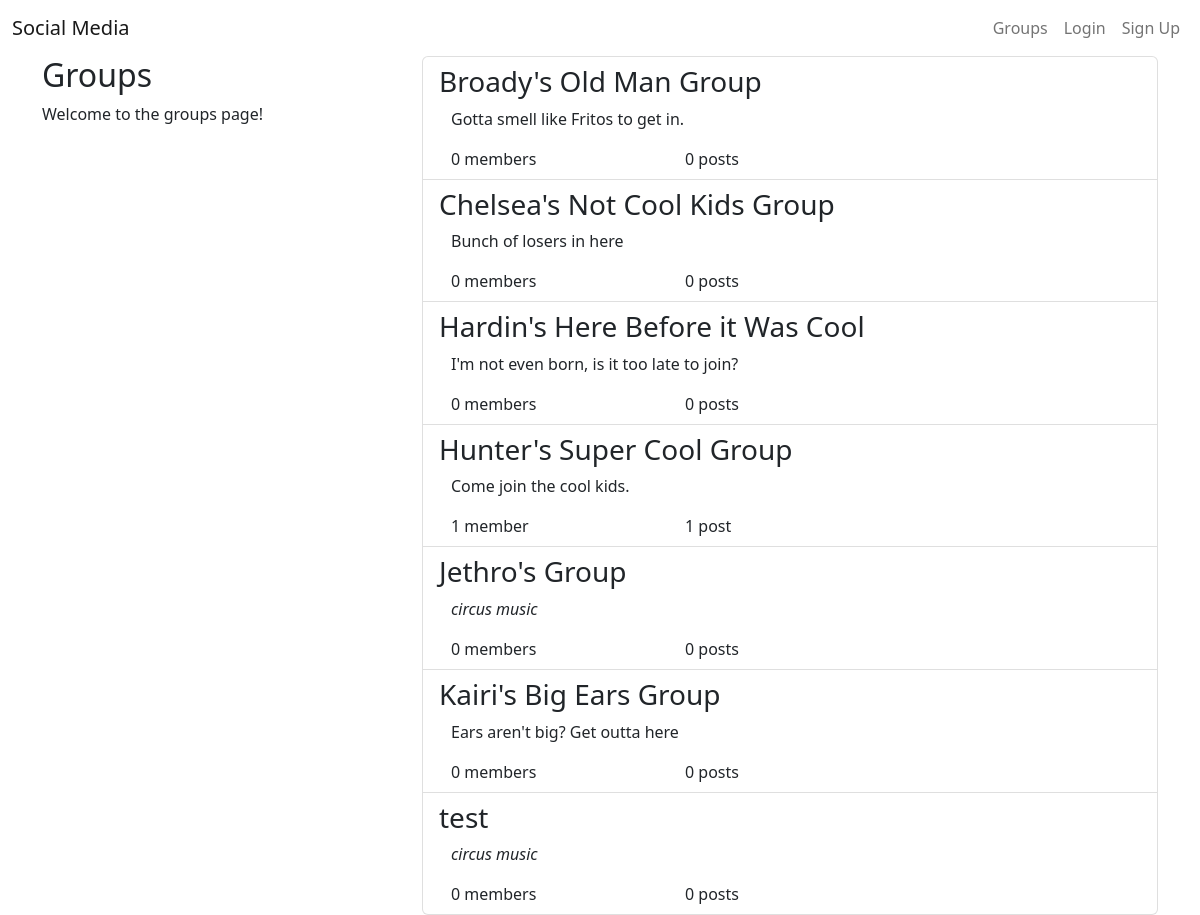
Page /group/ on the committed database.
### group/models.py (models this page shows, shortened)
class Group(models.Model):
    name = models.CharField(max_length=255, unique=True)
    slug = models.SlugField(allow_unicode=True, unique=True)
    description = models.TextField(default='', blank=True)
    description_html = models.TextField(editable=False, default='', blank=True)
    members = models.ManyToManyField(User, through='GroupMember')
    class Meta:
        ordering = ['name']

### group/views.py (the view)
# urls.py: path('', views.ListGroups.as_view(), name='list-group'),
class ListGroups(ListView):
    model = Group

### group/templates/group/group_list.html (shortened to what this page needs)
{% extends 'group/group_base.html' %}
{% block pregroup %}
<div class="col-md-4">
    <div class="content">
        <h2>Groups</h2>
        <p>Welcome to the groups page!</p>
    </div>
</div>
{% endblock pregroup %}
{% block group_content %}
<div class="col-md-8">
    <div class="list-group">
        {% for group in group_list %}
        <a class="list-group-item" href="{% url 'group:single-group' group.slug %}">
            <h3 class="title list-group-item-heading">{{ group.name }}</h3>
            <div class="list-group-item-text container-fluid">
                {{ group.description_html|safe }}
                <div class="row">
                    <div class="col-md-4">
                        {{ group.members.count }}
                        member{{ group.members.count|pluralize }}
                    </div>
                    <div class="col-md-4">
                        {{ group.post.count }}
                        post{{ group.post.count|pluralize }}
                    </div>
                </div>
            </div>
        </a>
        {% endfor %}
    </div>
</div>
{% endblock group_content %}

### group/templates/group/group_base.html (shortened to what this page needs)
{% extends 'base.html' %}
{% block content %}
<div class="container">
    <div class="row">
        {% block pregroup %}
        {% endblock pregroup %}
        {% block group_content %}
        {% endblock group_content %}
    </div>
</div>
{% endblock content %}

### templates/base.html (shortened to what this page needs)
<!DOCTYPE html>
{% load static %}
<html lang="en">
<head>
    <link href="https://cdn.jsdelivr.net/npm/bootstrap@5.2.1/dist/css/bootstrap.min.css" rel="stylesheet"
>
    <link rel="stylesheet" href="{% static 'master.css' %}">
</head>
<body>
    <div class="navbar-container">
        <nav class="navbar navbar-expand-lg">
            <a class="navbar-brand" href="{% url 'home' %}">Social Media</a>
            <div class="collapse navbar-collapse ms-auto" id="navbarNav">
                <ul class="navbar-nav ms-auto">
                    {% if user.is_authenticated %}
                    <li class="nav-item">
                        <a class="nav-link" href="{% url 'post:create-post' %}">Post</a>
                    </li>
                    <li class="nav-item">
                        <a class="nav-link" href="{% url 'group:list-group' %}">Groups</a>
                    </li>
                    <li class="nav-item">
                        <a class="nav-link" href="{% url 'group:create-group' %}">Create Group</a>
                    </li>
                    <li class="nav-item">
                        <a class="nav-link" href="{% url 'account:logout' %}">Logout</a>
                    </li>
                    {% else %}
                    <li class="nav-item">
                        <a class="nav-link" href="{% url 'group:list-group' %}">Groups</a>
                    </li>
                    <li class="nav-item">
                        <a class="nav-link" href="{% url 'account:login' %}">Login</a>
                    </li>
                    <li class="nav-item">
                        <a class="nav-link" href="{% url 'account:signup' %}">Sign Up</a>
                    </li>
                    {% endif %}
                </ul>
            </div>
        </nav>
    </div>
    <div class="base-container">
        {% block content %}
        {% endblock content %}
    </div>
</body>
</html>

### static/master.css (style rules this page uses)
.navbar-container { margin-left: 1%; margin-right: 1%; }

### rows in the picture
Group: name "Broady's Old Man Group", description_html "Gotta smell like Fritos to get in.", members.count "0", post.count "0"
Group: name "Chelsea's Not Cool Kids Group", description_html "Bunch of losers in here", members.count "0", post.count "0"
Group: name "Hardin's Here Before it Was Cool", description_html "I'm not even born, is it too late to join?", members.count "0", post.count "0"
Group: name "Hunter's Super Cool Group", description_html "Come join the cool kids.", members.count "1", post.count "1"
Group: name "Jethro's Group", description_html "circus music", members.count "0", post.count "0"
Group: name "Kairi's Big Ears Group", description_html "Ears aren't big? Get outta here", members.count "0", post.count "0"
Group: name "test", description_html "circus music", members.count "0", post.count "0"
